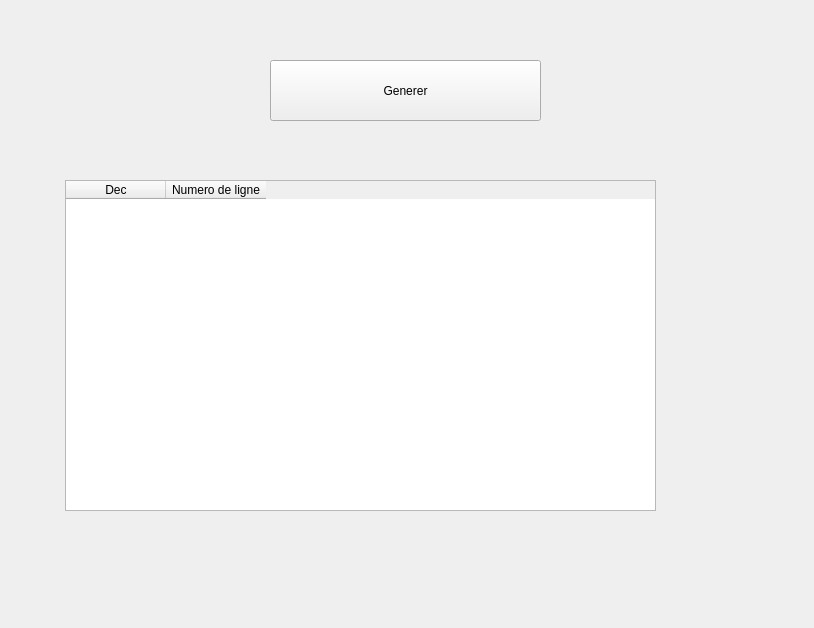
<?xml version="1.0" encoding="UTF-8"?>
<ui version="4.0">
 <class>Form</class>
 <widget class="QWidget" name="Form">
  <property name="geometry">
   <rect>
    <x>0</x>
    <y>0</y>
    <width>814</width>
    <height>628</height>
   </rect>
  </property>
  <property name="minimumSize">
   <size>
    <width>200</width>
    <height>0</height>
   </size>
  </property>
  <property name="windowTitle">
   <string>Form</string>
  </property>
  <widget class="QPushButton" name="gen">
   <property name="geometry">
    <rect>
     <x>270</x>
     <y>60</y>
     <width>271</width>
     <height>61</height>
    </rect>
   </property>
   <property name="text">
    <string>Generer</string>
   </property>
  </widget>
  <widget class="QTableWidget" name="table">
   <property name="geometry">
    <rect>
     <x>65</x>
     <y>180</y>
     <width>591</width>
     <height>331</height>
    </rect>
   </property>
   <property name="sizePolicy">
    <sizepolicy hsizetype="Expanding" vsizetype="Expanding">
     <horstretch>222</horstretch>
     <verstretch>0</verstretch>
    </sizepolicy>
   </property>
   <property name="minimumSize">
    <size>
     <width>400</width>
     <height>0</height>
    </size>
   </property>
   <property name="maximumSize">
    <size>
     <width>591</width>
     <height>16777215</height>
    </size>
   </property>
   <column>
    <property name="text">
     <string>Dec</string>
    </property>
   </column>
   <column>
    <property name="text">
     <string>Numero de ligne</string>
    </property>
   </column>
  </widget>
 </widget>
 <resources/>
 <connections/>
</ui>
